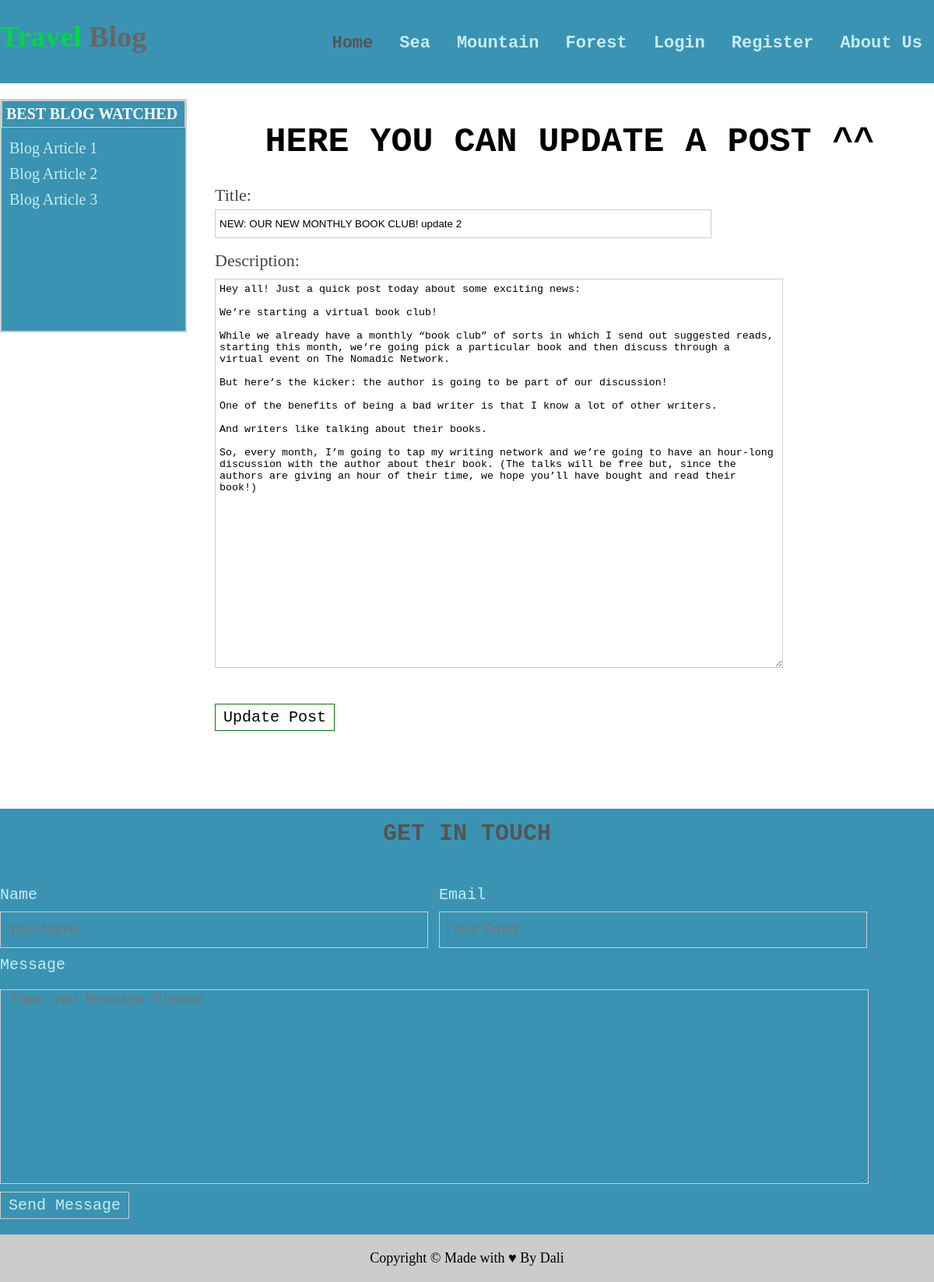
The page /post/3/update on the database its author committed.
### blog/models.py (models this page shows, shortened)
class BlogArticle(models.Model):
    title = models.CharField(max_length=100)
    author = models.CharField(max_length=100)
    date_to = models.DateTimeField(auto_now_add=True)
    description = models.TextField()
    image = models.ImageField(default='default.jpg',  upload_to='blog-pics')

### blog/views.py (the view)
# urls.py: path('post/<int:pk>/update', PostUpdateView.as_view(), name='post-update'),
class PostUpdateView(UpdateView):
    model = BlogArticle
    fields = ['title', 'description']
    template_name_suffix = '_update_form'
    success_url = reverse_lazy('home-page')

### blog/templates/blog/BlogArticle_update_form.html (shortened to what this page needs)
{% extends "blog/base.html" %}
{% load static %}
{% block content %}
<div class="blog-show">
    <h1> Here you can Update a post ^^</h1>
    <div class="blog-create">
        <form method="post">
            {{ form.as_p }}
            <button type="submit">Update Post</button>
        </form>
    </div>
</div>
{% endblock content %}

### static/css/main.css (style rules this page uses)
* { box-sizing: border-box; }
body { margin: 0; }
.content .blog-show { width: 76%; float: left; text-align: center; padding-bottom: 60px; overflow: hidden; }
.content .blog-show h1 { text-transform: uppercase; font-size: 45px; font-family: "Bitstream Vera Sans Mono", Monaco, "Courier New", Courier, monospace }
.content .blog-show .blog-create { text-align: left; }
.content .blog-show .blog-create input { display: block; padding: 10px 5px; margin : 5px 0; width : 70%; border: 1px solid #ccc; }
.content .blog-show .blog-create label { margin: 10px 0; color: #444; text-align: left; font: 22px bold; }
.content .blog-show .blog-create textarea { display: block; width: 80%; height:500px; border: 1px solid #ccc; margin: 10px 0; padding: 5px; }
.content .blog-show .blog-create button { background: none; border: 1px solid green; padding: 5px 10px; margin: 30px 0 15px; font-size: 20px; font-family: monospace; text-align: left; }

### rows shown on the page
BlogArticle: title "NEW: OUR NEW MONTHLY BOOK CLUB! update 2", description "Hey all! Just a quick post today about some exciting news: We’re starting a virtual book club! While we already have a monthly “book club” of sorts in which I send out suggested reads, starting this month, we’re going pick a particular book and then discuss through a virtual event on The Nomadic Network. But here’s the kicker: the author is going to be part of our discussion! One of the benefits of being a bad writer is that I know a lot of other writers. And writers like talking about their books. So, every month, I’m going to tap my writing network and we’re going to have an hour-long discussion with the author about their book. (The talks will be free but, since the authors are giving an…"
